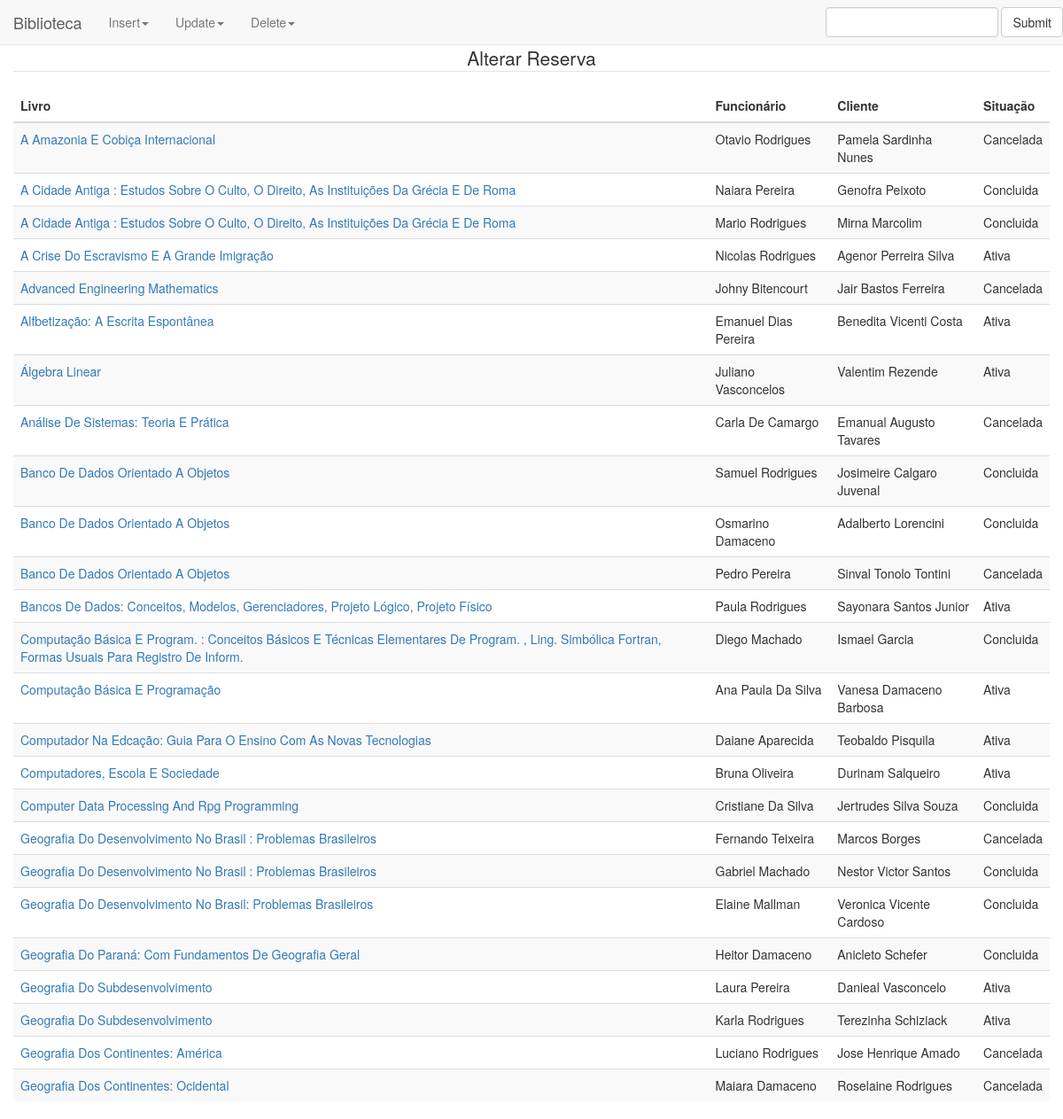
The app's page /tabelas/tb_reserva/update.php with its own data.
### tables this page shows
Create Table Tb_Reserva(
	Res_Codigo integer Not Null Primary Key,
    Res_Data Date Not Null,
    Res_Codlivro integer Not Null References Tb_Livro(Liv_Codigo),
    Res_Codfunc integer Not Null References Tb_Funcionario(Fun_Codigo),
	Res_Codcliente integer Not Null References Tb_Cliente(Cli_Codigo),
    Res_Situacao varchar(10) 
);

Create Table Tb_Livro(
	Liv_Codigo Integer Not Null Primary Key,
    Liv_Titulo varchar(150) Not Null,
    Liv_Codeditora integer Not Null References Tb_Editora (Edi_Codigo),
    Liv_Codcategoria integer Not Null References Tb_Categoria(Cat_Codigo),
    Liv_Edicao varchar(15) Not Null,
    Liv_Ano    integer Not Null,
    Liv_Prazominimo varchar(15)
);

Create Table Tb_Funcionario(
	Fun_Codigo integer Not Null Primary Key,
    Fun_Nome varchar(30) Not Null,
    Fun_Rg  varchar(14) Not Null,
    Fun_Cpf varchar(14) Not Null,
	Fun_Codcargo integer Not Null References Tb_Cargo(Car_Codigo),
    Fun_Codendereco integer Not Null References Tb_Endereco(End_Codigo),
    Fun_Codbairro   integer Not Null References Tb_Bairro(Bai_Codigo),
    Fun_Codcidade   integer Not Null References Tb_Cidade(Cid_Codigo)
);

Create Table Tb_Cliente(
	Cli_Codigo integer Not Null Primary Key, 
    Cli_Nome varchar(30) Not Null,
    Cli_Rg   varchar(14) Not Null,
    Cli_Codendereco integer Not Null References Tb_Endereco(End_Codigo),
    Cli_Numero varchar(5),
    Cli_Codbairro integer Not Null References Tb_Bairro(Bai_Codigo),
    Cli_Codcidade integer Not Null References Tb_Cidade(Cid_Codigo),
    Cli_Fone  varchar(12) Not Null,
    Cli_Prazodevol integer Not Null, 
    Cli_Cpf  varchar(14)
);

### tabelas/tb_reserva/update.php (the view, shortened to what this page needs)
<?php
require_once("../../conection.php");
?>
<!DOCTYPE html>
<html lang="pt-br">
	<head>
		<link href="../../css/style.css" rel="stylesheet">
		<link href="../../css/bootstrap.min.css" rel="stylesheet">
		<link href="../../css/style.css" rel="stylesheet">
	</head>
	<body>
		<div class="container-fluid">
			<?php include '../../menu1.php';?>
			<div class="row" class="target">
				<div id="footer" class="col-md-12">
					<center>
						<legend>Alterar Reserva</legend>
						<?php
						$sql = "select A.Res_Codigo, B.Liv_Titulo, C.Fun_Nome, D.Cli_Nome, A.Res_Situacao
						from tb_reserva A, tb_livro B, tb_funcionario C, tb_cliente D
						where
							A.Res_Codlivro   = B.Liv_Codigo and
							A.Res_Codfunc    = C.Fun_Codigo and
							A.Res_Codcliente = D.Cli_Codigo
						order by Liv_Titulo";
						$rs = mysql_query($sql,$conexao) or die ("Consulta nao realizada");
						?>
						<table class="table table-striped">
							<thead>
							<tr>
								<th>Livro</th>
								<th>Funcionário</th>
								<th>Cliente</th>
								<th>Situação</th>
							</thead>
							<?php
								while($linha=mysql_fetch_array($rs)){
									$codigo      = $linha["Res_Codigo"];
									$livro       = $linha["Liv_Titulo"];
									$funcionario = $linha["Fun_Nome"];
									$cliente     = $linha["Cli_Nome"];
									$situacao    = $linha["Res_Situacao"];
							?>
							<tr>
								<td><a href="update1.php?Codigo=
									<?php echo $codigo;?>" method="post">
									<?php echo utf8_encode ($livro);?>
									</a>
								</td>
								<td><?php echo utf8_encode ($funcionario);?></td>
								<td><?php echo utf8_encode ($cliente);?></td>
								<td><?php echo utf8_encode ($situacao);?></td>
							</tr>
							<?php } ?>
						</table>
				</div>
			</div>
		</div>
	</body>
</html>

### records on screen
tb_reserva: Res_Codlivro.Liv_Titulo "A Amazonia E Cobiça Internacional", Res_Codfunc.Fun_Nome "Otavio Rodrigues", Res_Codcliente.Cli_Nome "Pamela Sardinha Nunes", Res_Situacao "Cancelada"
tb_reserva: Res_Codlivro.Liv_Titulo "A Cidade Antiga : Estudos Sobre O Culto, O Direito, As Instituições Da Grécia E De Roma", Res_Codfunc.Fun_Nome "Naiara Pereira", Res_Codcliente.Cli_Nome "Genofra Peixoto", Res_Situacao "Concluida"
tb_reserva: Res_Codlivro.Liv_Titulo "A Cidade Antiga : Estudos Sobre O Culto, O Direito, As Instituições Da Grécia E De Roma", Res_Codfunc.Fun_Nome "Mario Rodrigues", Res_Codcliente.Cli_Nome "Mirna Marcolim", Res_Situacao "Concluida"
tb_reserva: Res_Codlivro.Liv_Titulo "A Crise Do Escravismo E A Grande Imigração", Res_Codfunc.Fun_Nome "Nicolas Rodrigues", Res_Codcliente.Cli_Nome "Agenor Perreira Silva", Res_Situacao "Ativa"
tb_reserva: Res_Codlivro.Liv_Titulo "Advanced Engineering Mathematics", Res_Codfunc.Fun_Nome "Johny Bitencourt", Res_Codcliente.Cli_Nome "Jair Bastos Ferreira", Res_Situacao "Cancelada"
tb_reserva: Res_Codlivro.Liv_Titulo "Alfbetização: A Escrita Espontânea", Res_Codfunc.Fun_Nome "Emanuel Dias Pereira", Res_Codcliente.Cli_Nome "Benedita Vicenti Costa", Res_Situacao "Ativa"
tb_reserva: Res_Codlivro.Liv_Titulo "Álgebra Linear", Res_Codfunc.Fun_Nome "Juliano Vasconcelos", Res_Codcliente.Cli_Nome "Valentim Rezende", Res_Situacao "Ativa"
tb_reserva: Res_Codlivro.Liv_Titulo "Análise De Sistemas: Teoria E Prática", Res_Codfunc.Fun_Nome "Carla De Camargo", Res_Codcliente.Cli_Nome "Emanual Augusto Tavares", Res_Situacao "Cancelada"
tb_reserva: Res_Codlivro.Liv_Titulo "Banco De Dados Orientado A Objetos", Res_Codfunc.Fun_Nome "Samuel Rodrigues", Res_Codcliente.Cli_Nome "Josimeire Calgaro Juvenal", Res_Situacao "Concluida"
tb_reserva: Res_Codlivro.Liv_Titulo "Banco De Dados Orientado A Objetos", Res_Codfunc.Fun_Nome "Osmarino Damaceno", Res_Codcliente.Cli_Nome "Adalberto Lorencini", Res_Situacao "Concluida"
tb_reserva: Res_Codlivro.Liv_Titulo "Banco De Dados Orientado A Objetos", Res_Codfunc.Fun_Nome "Pedro Pereira", Res_Codcliente.Cli_Nome "Sinval Tonolo Tontini", Res_Situacao "Cancelada"
tb_reserva: Res_Codlivro.Liv_Titulo "Bancos De Dados: Conceitos, Modelos, Gerenciadores, Projeto Lógico, Projeto Físico", Res_Codfunc.Fun_Nome "Paula Rodrigues", Res_Codcliente.Cli_Nome "Sayonara Santos Junior", Res_Situacao "Ativa"
tb_reserva: Res_Codlivro.Liv_Titulo "Computação Básica E Program. : Conceitos Básicos E Técnicas Elementares De Program. , Ling. Simbólica Fortran, Formas Usuais Para Registro De Inform.", Res_Codfunc.Fun_Nome "Diego Machado", Res_Codcliente.Cli_Nome "Ismael Garcia", Res_Situacao "Concluida"
tb_reserva: Res_Codlivro.Liv_Titulo "Computação Básica E Programação", Res_Codfunc.Fun_Nome "Ana Paula Da Silva", Res_Codcliente.Cli_Nome "Vanesa Damaceno Barbosa", Res_Situacao "Ativa"
tb_reserva: Res_Codlivro.Liv_Titulo "Computador Na Edcação: Guia Para O Ensino Com As Novas Tecnologias", Res_Codfunc.Fun_Nome "Daiane Aparecida", Res_Codcliente.Cli_Nome "Teobaldo Pisquila", Res_Situacao "Ativa"
tb_reserva: Res_Codlivro.Liv_Titulo "Computadores, Escola E Sociedade", Res_Codfunc.Fun_Nome "Bruna Oliveira", Res_Codcliente.Cli_Nome "Durinam Salqueiro", Res_Situacao "Ativa"
tb_reserva: Res_Codlivro.Liv_Titulo "Computer Data Processing And Rpg Programming", Res_Codfunc.Fun_Nome "Cristiane Da Silva", Res_Codcliente.Cli_Nome "Jertrudes Silva Souza", Res_Situacao "Concluida"
tb_reserva: Res_Codlivro.Liv_Titulo "Geografia Do Desenvolvimento No Brasil : Problemas Brasileiros", Res_Codfunc.Fun_Nome "Fernando Teixeira", Res_Codcliente.Cli_Nome "Marcos Borges", Res_Situacao "Cancelada"
tb_reserva: Res_Codlivro.Liv_Titulo "Geografia Do Desenvolvimento No Brasil : Problemas Brasileiros", Res_Codfunc.Fun_Nome "Gabriel Machado", Res_Codcliente.Cli_Nome "Nestor Victor Santos", Res_Situacao "Concluida"
tb_reserva: Res_Codlivro.Liv_Titulo "Geografia Do Desenvolvimento No Brasil: Problemas Brasileiros", Res_Codfunc.Fun_Nome "Elaine Mallman", Res_Codcliente.Cli_Nome "Veronica Vicente Cardoso", Res_Situacao "Concluida"
tb_reserva: Res_Codlivro.Liv_Titulo "Geografia Do Paraná: Com Fundamentos De Geografia Geral", Res_Codfunc.Fun_Nome "Heitor Damaceno", Res_Codcliente.Cli_Nome "Anicleto Schefer", Res_Situacao "Concluida"
tb_reserva: Res_Codlivro.Liv_Titulo "Geografia Do Subdesenvolvimento", Res_Codfunc.Fun_Nome "Laura Pereira", Res_Codcliente.Cli_Nome "Danieal Vasconcelo", Res_Situacao "Ativa"
tb_reserva: Res_Codlivro.Liv_Titulo "Geografia Do Subdesenvolvimento", Res_Codfunc.Fun_Nome "Karla Rodrigues", Res_Codcliente.Cli_Nome "Terezinha Schiziack", Res_Situacao "Ativa"
tb_reserva: Res_Codlivro.Liv_Titulo "Geografia Dos Continentes: América", Res_Codfunc.Fun_Nome "Luciano Rodrigues", Res_Codcliente.Cli_Nome "Jose Henrique Amado", Res_Situacao "Cancelada"
tb_reserva: Res_Codlivro.Liv_Titulo "Geografia Dos Continentes: Ocidental", Res_Codfunc.Fun_Nome "Maiara Damaceno", Res_Codcliente.Cli_Nome "Roselaine Rodrigues", Res_Situacao "Cancelada"
